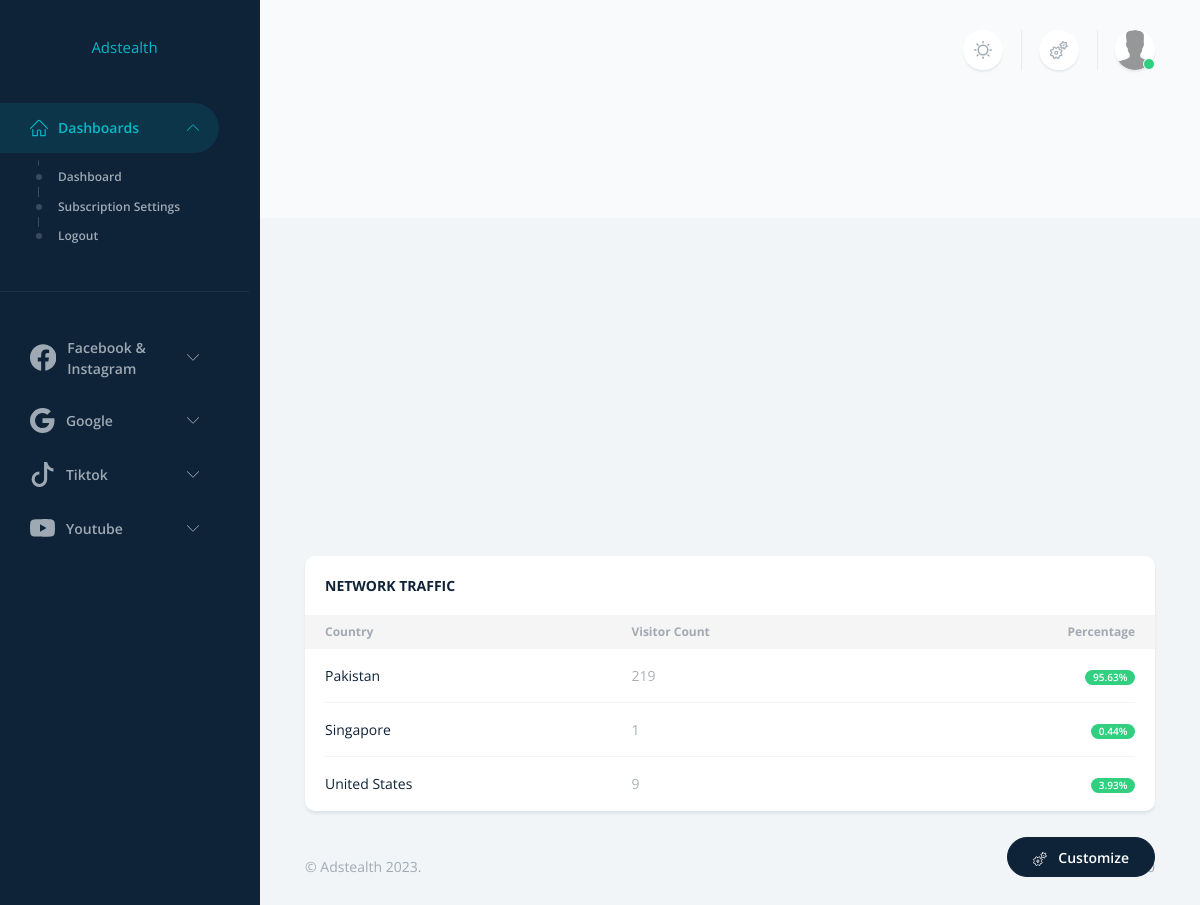
Page / (signed in) on the committed database.
### AdPages/models.py (models this page shows, shortened)
class Visitor1(models.Model):
    ip_address   = models.CharField(max_length=100)
    country_name = models.CharField(max_length=100)
    coordinates  = models.CharField(max_length=100)
    city         = models.CharField(max_length=100)
    timestamp    = models.DateTimeField(auto_now_add=True)

### AdPages/views.py (the view)
# urls.py: path('', Dashboard, name='dashboard'),
def Dashboard(request):
    if not request.user.is_authenticated:
        return redirect(freeDashboard)
    user = request.user
    usersubscribe = request.user.subscription_id
    try:
        stripe.api_key = 'sk_test_51M1RZSEQYK3RMvApDzbiHMTOBZUypqMeAtpoyqhLAbmvCDMP71ulYUPGR68CvZpTM0CNGcPT9kJhJPY3C7YFtReI00Tw4Tc6ao'
        subscription = stripe.Subscription.retrieve(usersubscribe)
        active_status2 = subscription['plan']['active']
        print(active_status2)
    except:
        active_status2 = False
    visitors = Visitor1.objects.all()
    visitor_data_by_country = defaultdict(lambda: {'visitor_count': 0, 'timestamps': [], 'cities': []})
    for visitor in visitors:
        country_name = visitor.country_name
        visitor_data_by_country[country_name]['visitor_count'] += 1
        visitor_data_by_country[country_name]['timestamps'].append(visitor.timestamp)
        visitor_data_by_country[country_name]['cities'].append(visitor.city)
    total_visitors = sum(data['visitor_count'] for data in visitor_data_by_country.values())
    for data in visitor_data_by_country.values():
        data['percentage'] = (data['visitor_count'] / total_visitors) * 100
    visitor_count_by_country = [{'country_name': country_name, **data} for country_name, data in visitor_data_by_country.items()]
    print(visitor_count_by_country)
    return render(request, 'dashboard.html', {'visitor_data': visitor_count_by_country, 'active_status2': active_status2, 'user': request.user,})

### Templates/dashboard.html (shortened to what this page needs)
<!DOCTYPE html>
<html lang="en" data-theme="light"  data-sidebar-behaviour="fixed" data-navigation-color="inverted" data-is-fluid="true">
    <head>
        {% load static %}
        <link rel="stylesheet" href="{% static 'assets/css/style.css' %}" id="stylesheetLTR">
        <link rel="stylesheet" href="{% static 'assets/css/theme.bundle.css' %}" id="stylesheetLTR">
        <link rel="stylesheet" href="{% static 'assets/css/theme.rtl.bundle.css' %}" id="stylesheetRTL">
    </head>
    <body>
        <nav id="mainNavbar" class="navbar navbar-vertical navbar-expand-lg scrollbar bg-dark navbar-dark">
            <div class="container-fluid">
                <a class="navbar-brand" href="{% url 'dashboard' %}" style="font-size: 15px;display: flex; justify-content: center;">
                    Adstealth
                </a>
                <div class="collapse navbar-collapse" id="sidenavCollapse">
                    <ul class="navbar-nav mb-lg-7">
                        <li class="nav-item dropdown">
                            <a class="nav-link active" href="#dashboardsCollapse" data-bs-toggle="collapse" role="button" aria-expanded="true" aria-controls="dashboardsCollapse">
                                <span>Dashboards</span>
                            </a>
                            <div class="collapse show" id="dashboardsCollapse">
                                <ul class="nav flex-column">
                                    <li class="nav-item">
                                        <a href="{% url 'dashboard' %}" class="nav-link ">
                                            <span>Dashboard</span>
                                        </a>
                                    </li>
                                    {% if active_status2 == False %}
                                        <li class="nav-item">
                                            <a href="{% url 'subscription_limit' %}" class="nav-link ">
                                                <span>Buy Subscription</span>
                                            </a>
                                        </li>
                                    {% else %}
                                        <li class="nav-item">
                                            <a href="{% url 'subscribe' %}" class="nav-link ">
                                                <span>Subscription Settings</span>
                                            </a>
                                        </li>
                                    {% endif %}
                                    <li class="nav-item">
                                        <a href="{% url 'logout' %}" class="nav-link ">
                                            <span>Logout</span>
                                        </a>
                                    </li>
                                </ul>
                            </div>
                        </li>
                        <li class="nav-item w-100">
                            <hr>
                        </li>
                        <li class="nav-item dropdown">
                            <a class="nav-link collapsed" href="#pagesCollapse" data-bs-toggle="collapse" role="button" aria-expanded="false" aria-controls="pagesCollapse">
                                <span>&nbsp;&nbsp;&nbsp;Facebook & &nbsp;&nbsp;&nbsp;Instagram</span>
                            </a>
                        </li>
                        <li class="nav-item dropdown">
                            <a class="nav-link " href="#emailCollapse" data-bs-toggle="collapse" role="button" aria-expanded="false" aria-controls="emailCollapse">
                                <span>&nbsp;&nbsp;&nbsp;Google</span>
                            </a>
                        </li>
                        <li class="nav-item dropdown">
                            <a class="nav-link " href="#tasksCollapse" data-bs-toggle="collapse" role="button" aria-expanded="false" aria-controls="tasksCollapse">
                                <svg xmlns="http://www.w3.org/2000/svg" width="25" height="25" fill="currentColor" class="bi bi-tiktok" viewBox="0 0 16 16">
                                    <path d="M9 0h1.98c.144.715.54 1.617 1.235 2.512C12.895 3.389 13.797 4 15 4v2c-1.753 0-3.07-.814-4-1.829V11a5 5 0 1 1-5-5v2a3 3 0 1 0 3 3z"/>
                                  </svg>
                                <span>&nbsp;&nbsp;&nbsp;Tiktok</span>
                            </a>
                        </li>
                        <li class="nav-item dropdown">
                            <a class="nav-link " href="#tasksCollapse1" data-bs-toggle="collapse" role="button" aria-expanded="false" aria-controls="tasksCollapse">
                                <span>&nbsp;&nbsp;&nbsp;Youtube</span>
                            </a>
                        </li>
                    </ul>
                </div>
            </div>
        </nav>
        <main>
            <header class="container-fluid d-flex py-6 mb-4">
                <div class="d-flex align-items-center ms-auto me-n1 me-lg-n2">
                    <div class="dropdown" id="themeSwitcher">
                        <a href="javascript: void(0);" class="dropdown-toggle no-arrow d-flex align-items-center justify-content-center bg-white rounded-circle shadow-sm mx-1 mx-lg-2 w-40px h-40px link-secondary" role="button" data-bs-toggle="dropdown" aria-haspopup="true" aria-expanded="false" data-bs-offset="0,0">
                        </a>
                    </div>
                    <a class="d-flex align-items-center justify-content-center bg-white rounded-circle shadow-sm mx-1 mx-lg-2 w-40px h-40px link-secondary" data-bs-toggle="offcanvas" href="#offcanvasCustomize" role="button" aria-controls="offcanvasCustomize">
                    </a>
                    <div class="dropdown">
                        <a href="javascript: void(0);" class="dropdown-toggle no-arrow d-flex align-items-center justify-content-center bg-white rounded-circle shadow-sm mx-1 mx-lg-2 w-40px h-40px" role="button" data-bs-toggle="dropdown" data-bs-auto-close="outside" aria-haspopup="true" aria-expanded="false" data-bs-offset="0,0">
                            <div class="avatar avatar-circle avatar-sm avatar-online">
                                <img src="{% static 'assets/images/profiles/profile-06.jpeg' %}" alt="..." class="avatar-img" width="40" height="40">
                            </div>
                        </a>
                    </div>
                </div>
            </header>
            <div class="container-fluid">
                <main>
                    <div id="map-container">
                        <div id="map"></div>
                    </div>
                    <br>
                    <div class="col-xxl-5 d-flex">
                        <div class="card border-0 flex-fill w-100">
                            <div class="card-header border-0 card-header-space-between">
                                <h2 class="card-header-title h4 text-uppercase">
                                    Network Traffic
                                </h2>
                            </div>
                            <div class="table-responsive">
                                <table id="projectsTable" class="table align-middle table-edge table-nowrap mb-0">
                                    <thead class="thead-light">
                                        <tr>
                                            <th>Country</th>
                                            <th>Visitor Count</th>
                                            <th class="text-end">Percentage</th>
                                        </tr>
                                    </thead>
                                    <tbody>
                                        {% for visit in visitor_data %}
                                            <tr>
                                                <td>
                                                    {{ visit.country_name }}
                                                </td>
                                                <td class="text-muted">
                                                    {{ visit.visitor_count }}
                                                </td>
                                                <td class="text-end">
                                                    <span class="badge text-bg-success rounded-pill">
                                                    {{ visit.percentage | floatformat:"2" }}%
                                                    </span>
                                                </td>
                                            </tr>
                                        {% endfor %}
                                    </tbody>
                                </table>
                            </div>
                        </div>
                    </div>
                </main>
            </div>
            <footer class="mt-auto">
                <div class="container-fluid mt-4 mb-6 text-muted">
                    <div class="row justify-content-between">
                        <div class="col">
                            © Adstealth 2023.
                        </div>
                        <div class="col-auto">
                        </div>
                    </div>
                </div>
            </footer>
            <a class="btn btn-dark position-fixed bottom-0 end-0 me-4 me-lg-7 mb-6 z-index-1000" data-bs-toggle="offcanvas" href="#offcanvasCustomize" role="button" aria-controls="offcanvasCustomize">
                Customize
            </a>
        </main>
    </body>
</html>

### static/assets/css/style.css (style rules this page uses)
#map-container { width: 100%; height: 400px; position: relative; margin-bottom: 20px; }
#map { width: 100%; height: 100%; }

### rows in the picture
Visitor1: country_name "Pakistan"
Visitor1: country_name "Singapore"
Visitor1: country_name "United States"

### other values in the picture
{{ visit.visitor_count }} "219" "1" "9"
{{ visit.percentage | floatformat:"2" }} "95.63" "0.44" "3.93"
